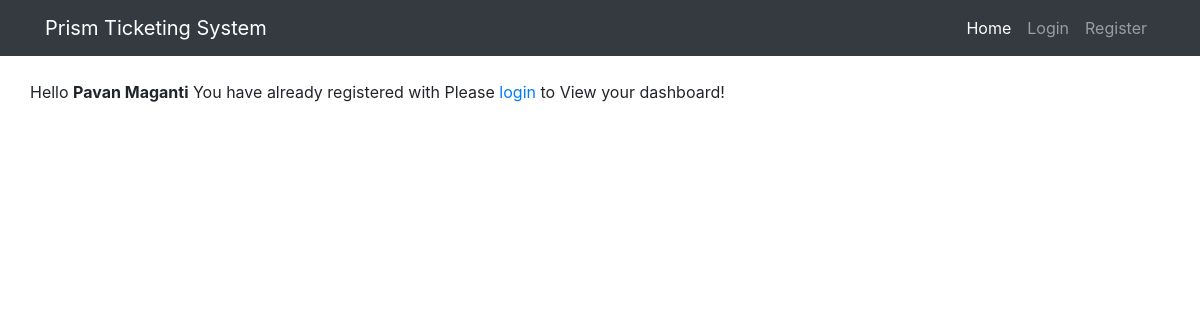
The app's page /index.php/home/newsignup, older data.
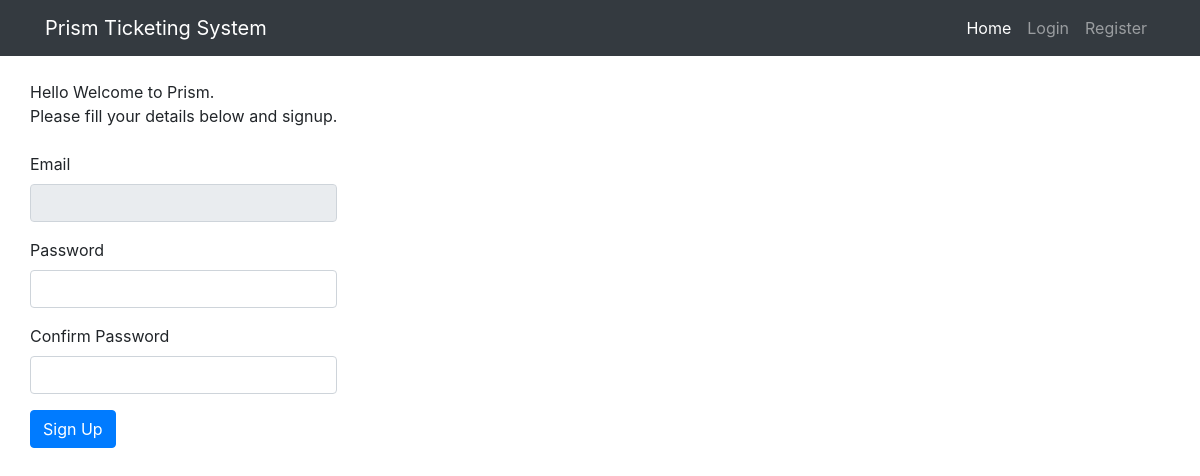
The same page, newer data.
### tables this page shows
CREATE TABLE IF NOT EXISTS `users` (
  `id` int(11) NOT NULL AUTO_INCREMENT,
  `uid` varchar(10) NOT NULL,
  `first_name` varchar(25) NOT NULL,
  `last_name` varchar(25) NOT NULL,
  `email` varchar(50) NOT NULL,
  `password` varchar(200) NOT NULL,
  `gender` enum('Male','Female') NOT NULL,
  `phone` varchar(15) NOT NULL,
  `created` datetime NOT NULL,
  `modified` datetime NOT NULL,
  `status` tinyint(1) NOT NULL DEFAULT '1' COMMENT '1=Active | 0=Inactive',
  `user_type` varchar(10) NOT NULL,
  `company` varchar(60) NOT NULL,
  PRIMARY KEY (`id`)
);

### application/controllers/home.php (called while the page is built, shortened)
<?php
class Home extends CI_Controller {
	function __construct() {
        $this->load->library('form_validation');
        $this->load->model('Admins');
         $this->load->model('User_model');
		$this->load->model('Admin_model');
    }
	public function newsignup(){
		$data['title'] = 'User Registration';
		$params   = $_SERVER['QUERY_STRING'];
		$sap = explode("=",$params);
		$uid = $sap[1];
		$data['user'] = $this->User_model->getuseruid($uid);
		$this->load->view('newsignup', $data);
	}
}

### index.php (called while the page is built, shortened)
<?php
require_once BASEPATH.'core/CodeIgniter.php';

### application/models/User_model.php (called while the page is built, shortened)
<?php
class User_model extends CI_MODEL{
	function getuseruid($uid){
            $query = $this->db->get_where('users', array('uid' => $uid));
            return $query->row_array();
    }
}
?>

### application/views/newsignup.php (the view, shortened to what this page needs)
<?php include 'header.php';?>
<div class="container">
  <div class="row">
    <div class="main">
     <br>
		<?php
					echo "Hello <b>".$user['first_name']." ".$user['last_name']."</b>";
					?>
	  <?php if($user['status'] == 1){
		  echo "You have already registered with ".$user['company']." Please <a href='".base_url()."login'>login</a> to View your dashboard!";
	  }else{?>
	  Welcome to Prism. <br>Please fill your details below and signup.<br><br>
            <form role="form" method="post">
			<div class="form-group">
			<label for="password">Email</label>
                <input type="text" class="form-control" disabled value="<?php echo $user['email']?>" >
            </div>
			<div class="form-group">
			<label for="password">Password</label>
                <input type="password" class="form-control" name="password" >
            </div>
            <div class="form-group">
			<label for="conf_password">Confirm Password</label>
                <input type="password" class="form-control" name="conf_password">
            </div>
			<div class="form-group">
						<input type="submit" name="signupSubmit" class="btn btn-primary" value="Sign Up">
                        </div>
										</form>
	  <?php } ?>
    </div>
  </div>
</div>

### application/views/header.php (shortened to what this page needs)
<!DOCTYPE html>
<html lang="en">
<head>
  <link href="<?php echo base_url(); ?>assets/frontend/vendor/bootstrap/css/bootstrap.min.css" rel="stylesheet">
  <link href="<?php echo base_url(); ?>assets/frontend/css/business-frontpage.css" rel="stylesheet">
</head>
<body>
  <nav class="navbar navbar-expand-lg navbar-dark bg-dark fixed-top">
    <div class="container">
      <a class="navbar-brand" href="home">Prism Ticketing System</a>
      <div class="collapse navbar-collapse" id="navbarResponsive">
        <ul class="navbar-nav ml-auto">
          <li class="nav-item active">
            <a class="nav-link" href="home">Home
            </a>
          </li>
		  <?php if(isset($_SESSION['email'])){?>
		  <li class="nav-item">
            <a class="nav-link" href="#">Tickets</a>
          </li>
		  <li class="nav-item">
            <a class="nav-link" href="company">About Company</a>
          </li>
		  <li class="nav-item">
            <a class="nav-link" href="uploads">Upload Docs</a>
          </li>
		  <li class="nav-item">
            <a class="nav-link" href="profile">View Profile</a>
          </li>
		  <li class="nav-item">
            <a class="nav-link" href="logout">Logout</a>
          </li>
		  <?php }else{?>
		  <li class="nav-item">
            <a class="nav-link" href="login">Login</a>
          </li>
		  <li class="nav-item">
            <a class="nav-link" href="register">Register</a>
          </li>
		  <?php } ?>
        </ul>
      </div>
    </div>
  </nav>

### assets/frontend/css/business-frontpage.css (style rules this page uses)
body { padding-top: 56px; }

Row changes from the older to the newer data that the page shows:
no longer on this page (row edited): users: first_name "Pavan", last_name "Maganti"
Text that changed along with them:
form field signupSubmit: (not shown) → "Sign Up"
text no longer shown: "You have already registered with Please login to View your dashboard!"
text now shown: "Welcome to Prism. Please fill your details below and signup. Email Password Confirm Password"
